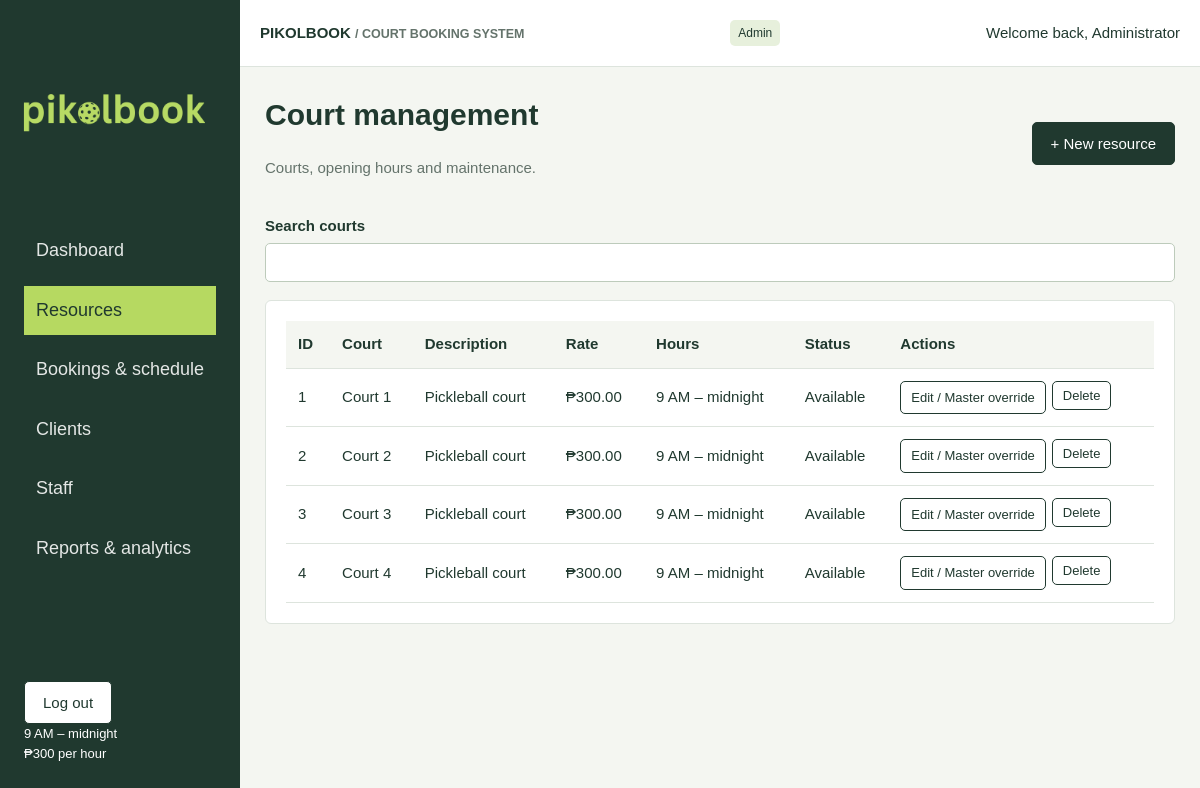
The page /resources.php (signed in) on the database its author committed.
### tables this page shows
CREATE TABLE IF NOT EXISTS users (
  id INT AUTO_INCREMENT PRIMARY KEY,
  full_name VARCHAR(100) NOT NULL,
  email VARCHAR(150) NOT NULL UNIQUE,
  password_hash VARCHAR(255) NOT NULL,
  role ENUM('admin', 'staff') NOT NULL DEFAULT 'staff',
  phone VARCHAR(30),
  is_active TINYINT(1) NOT NULL DEFAULT 1,
  created_at TIMESTAMP DEFAULT CURRENT_TIMESTAMP
);

CREATE TABLE IF NOT EXISTS courts (
  id INT AUTO_INCREMENT PRIMARY KEY,
  name VARCHAR(100) NOT NULL UNIQUE,
  description TEXT,
  hourly_rate DECIMAL(10,2) NOT NULL DEFAULT 0.00,
  opening_time TIME NOT NULL,
  closing_time TIME NOT NULL,
  is_active TINYINT(1) NOT NULL DEFAULT 1
);

### config.php (called while the page is built, shortened)
<?php
$db_host = '127.0.0.1';
$db_port = 3306;
$db_name = 'pikolbook_db';
$db_user = 'root';
$db_password = '';
try {
    $db = mysqli_connect($db_host, $db_user, $db_password, $db_name, $db_port);
    mysqli_set_charset($db, 'utf8mb4');
} catch (mysqli_sql_exception $error) {
    http_response_code(503);
    exit('Database unavailable. Start MySQL in XAMPP, import pikolbook.sql, and check config.php.');
}
function query($sql, $types = '', $values = [])
{
    global $db;
    $statement = mysqli_prepare($db, $sql);
    if ($types !== '') {
        mysqli_stmt_bind_param($statement, $types, ...$values);
    }
    mysqli_stmt_execute($statement);
    return $statement;
}
function rows($sql, $types = '', $values = [])
{
    $statement = query($sql, $types, $values);
    return mysqli_fetch_all(mysqli_stmt_get_result($statement), MYSQLI_ASSOC);
}
function one($sql, $types = '', $values = [])
{
    $records = rows($sql, $types, $values);
    return $records[0] ?? null;
}

### resources.php (the view, shortened to what this page needs)
<?php
require 'functions.php';
$user = signed_in();
$page = 'resources.php';
$now = date('Y-m-d H:i:s');
$courts = rows(
    'SELECT c.*, EXISTS(SELECT 1 FROM court_blocks cb WHERE cb.court_id=c.id AND cb.start_at<=? AND cb.end_at>?) AS maintenance FROM courts c ORDER BY c.id',
    'ss',
    [$now, $now],
);
require_once 'layout.php';
page_header($title, $page, $user);
?>
<div class="heading"><div><h1>Court management</h1><p class="muted">Courts, opening hours and maintenance.</p></div><?php if (
    $user['role'] === 'admin'
): ?><button data-open="resource-dialog">+ New resource</button><?php endif; ?></div>
<div class="field"><label for="table-search">Search courts</label><input id="table-search" type="search" data-search="records"></div>
<section class="card"><div class="table-wrap"><table id="records"><thead><tr><th>ID</th><th>Court</th><th>Description</th><th>Rate</th><th>Hours</th><th>Status</th><th>Actions</th></tr></thead><tbody>
<?php foreach ($courts as $court): ?><tr><td><?= (int) $court['id'] ?></td><td><?= e(
    $court['name'],
) ?></td><td><?= e($court['description']) ?></td><td><?= e(
    money($court['hourly_rate']),
) ?></td><td>9 AM – midnight</td><td><?= !$court['is_active']
    ? 'Archived'
    : ($court['maintenance']
        ? 'Maintenance'
        : 'Available') ?></td><td>
<?php if (
    $user['role'] === 'admin'
): ?><div class="row-actions"><a class="button light" href="resources.php?edit=<?= (int) $court[
    'id'
] ?>">Edit / Master override</a><?php delete_button(
    'resources.php',
    $court['id'],
    'Delete this court? Referenced courts are archived. Cancel or reschedule upcoming bookings first.',
); ?></div><?php else: ?>View only<?php endif; ?>
</td></tr><?php endforeach; ?>
</tbody></table></div></section>
<?php
page_footer();
?>

### layout.php (shortened to what this page needs)
<?php
function page_header($title, $page, $user)
{
    $links = [
        'dashboard.php' => 'Dashboard',
        'resources.php' => 'Resources',
        'bookings.php' => 'Bookings & schedule',
        'clients.php' => 'Clients',
    ];
    if ($user['role'] === 'admin') {
        $links['staff.php'] = 'Staff';
    }
    $links['reports.php'] = 'Reports & analytics';
    ?>
<!DOCTYPE html>
<html lang="en">
<head>
    <link rel="stylesheet" href="style.css">
</head>
<body>
<div class="shell">
    <aside>
        <a class="brand" href="dashboard.php"><img src="img/logo.png" alt="Pikolbook"></a>
        <nav aria-label="Main navigation">
            <?php foreach ($links as $path => $label): ?>
                <a href="<?= e($path) ?>" <?= $page === $path
    ? 'class="active" aria-current="page"'
    : '' ?>><?= e($label) ?></a>
            <?php endforeach; ?>
        </nav>
        <div class="aside-end">
            <form action="index.php" method="post">
                <button class="light">Log out</button>
            </form>
            <p>9 AM – midnight<br>₱300 per hour</p>
        </div>
    </aside>
    <div class="main-area">
        <header class="topbar">
            <strong>PIKOLBOOK <small>/ COURT BOOKING SYSTEM</small></strong>
            <span class="tag"><?= e(ucfirst($user['role'])) ?></span>
            <span>Welcome back, <?= e($user['full_name']) ?></span>
        </header>
        <main class="content">
<?php
}
function page_footer()
{
    ?>
        </main>
    </div>
</div>
</body>
</html>
<?php unset($_SESSION['form_draft']);
}
    ?>

### functions.php (shortened to what this page needs)
<?php
require_once 'config.php';
function e($value)
{
    return htmlspecialchars((string) $value, ENT_QUOTES, 'UTF-8');
}
function signed_in()
{
    $user = one('SELECT * FROM users WHERE id = ? AND is_active = 1', 'i', [$_SESSION['user_id']]);
    return $user;
}
function money($value)
{
    return '₱' . number_format((float) $value, 2);
}
function delete_button($file, $id, $message)
{
    echo '<form method="post" action="' . e($file) . '" data-confirm="' . e($message) . '">';
    echo '<input type="hidden" name="id" value="' .
        (int) $id .
        '"><input type="hidden" name="action" value="delete"><button class="light">Delete</button></form>';
}

### style.css (style rules this page uses)
body { min-height: 100vh; display: flex; flex-direction: column; margin: 0; background-color: #f4f6f1; color: #20392f; font-family: Arial, sans-serif; font-size: 15px; line-height: 1.5; }
h1, h2, p { margin-top: 0; }
h1 { font-size: 30px; }
a { color: #20392f; }
small, .muted, .note { color: #64736b; }
.shell { flex-grow: 1; display: grid; grid-template-columns: 240px 1fr; }
.main-area { min-width: 0; }
aside { display: flex; flex-direction: column; padding: 0 0 24px; background-color: #20392f; color: white; }
.brand { display: flex; align-items: center; min-height: 90px; padding: 18px 18px 10px; text-decoration: none; }
.brand img { width: 190px; margin-top: 0; }
nav { margin-top: 8px; padding: 0 24px; }
nav a, nav span { display: block; margin-bottom: 10px; padding: 14px 10px 14px 12px; color: rgba(255, 255, 255, 0.88); text-decoration: none; border-radius: 0; font-size: 18px; font-weight: 400; line-height: 1.2; }
nav .active { background-color: #b6d961; color: #20392f; font-weight: 400; border-radius: 0; }
.aside-end { margin-top: auto; padding: 24px 24px 0; font-size: 13px; }
.topbar, .heading { display: flex; justify-content: space-between; align-items: center; flex-wrap: wrap; gap: 15px; }
.topbar { padding: 20px; background-color: white; border-bottom: 1px solid #dde4dd; }
.content { padding: 25px; }
.heading { margin-bottom: 20px; }
.card { padding: 20px; background-color: white; border: 1px solid #dde4dd; border-radius: 6px; }
.table-wrap { overflow: auto; }
table { width: 100%; border-collapse: collapse; text-align: left; }
th, td { padding: 12px; border-bottom: 1px solid #dde4dd; }
th { background-color: #f4f6f1; }
.tag, .pill { display: inline-block; padding: 4px 8px; background-color: #e7f0dc; border-radius: 5px; font-size: 12px; }
label { display: block; margin-bottom: 6px; font-weight: bold; }
input, select, textarea { box-sizing: border-box; width: 100%; padding: 10px; border: 1px solid #bdcbbb; border-radius: 5px; background-color: white; color: #20392f; font-family: Arial, sans-serif; font-size: 15px; }
.field { margin-bottom: 18px; }
.button, button { display: inline-block; padding: 12px 18px; border: 1px solid #20392f; border-radius: 5px; background-color: #20392f; color: white; font-family: Arial, sans-serif; font-size: 15px; text-decoration: none; }
.light { background-color: white; color: #20392f; }
button { cursor: pointer; }
.row-actions { display: flex; flex-wrap: wrap; gap: 6px; }
.row-actions button { padding: 6px 10px; font-size: 13px; }
.card { margin-bottom: 20px; }
.brand img { margin-top: 0; }
.row-actions form { margin: 0; }
.row-actions .button { padding: 6px 10px; font-size: 13px; }

### rows shown on the page
users: role "Admin", full_name "Administrator"
courts: id "1", name "Court 1", description "Pickleball court", hourly_rate "₱300.00", is_active "Available"
courts: id "2", name "Court 2", description "Pickleball court", hourly_rate "₱300.00", is_active "Available"
courts: id "3", name "Court 3", description "Pickleball court", hourly_rate "₱300.00", is_active "Available"
courts: id "4", name "Court 4", description "Pickleball court", hourly_rate "₱300.00", is_active "Available"

### other values the page prints
$label "Dashboard"
$label "Resources"
$label "Bookings & schedule"
$label "Clients"
$label "Staff"
$label "Reports & analytics"
